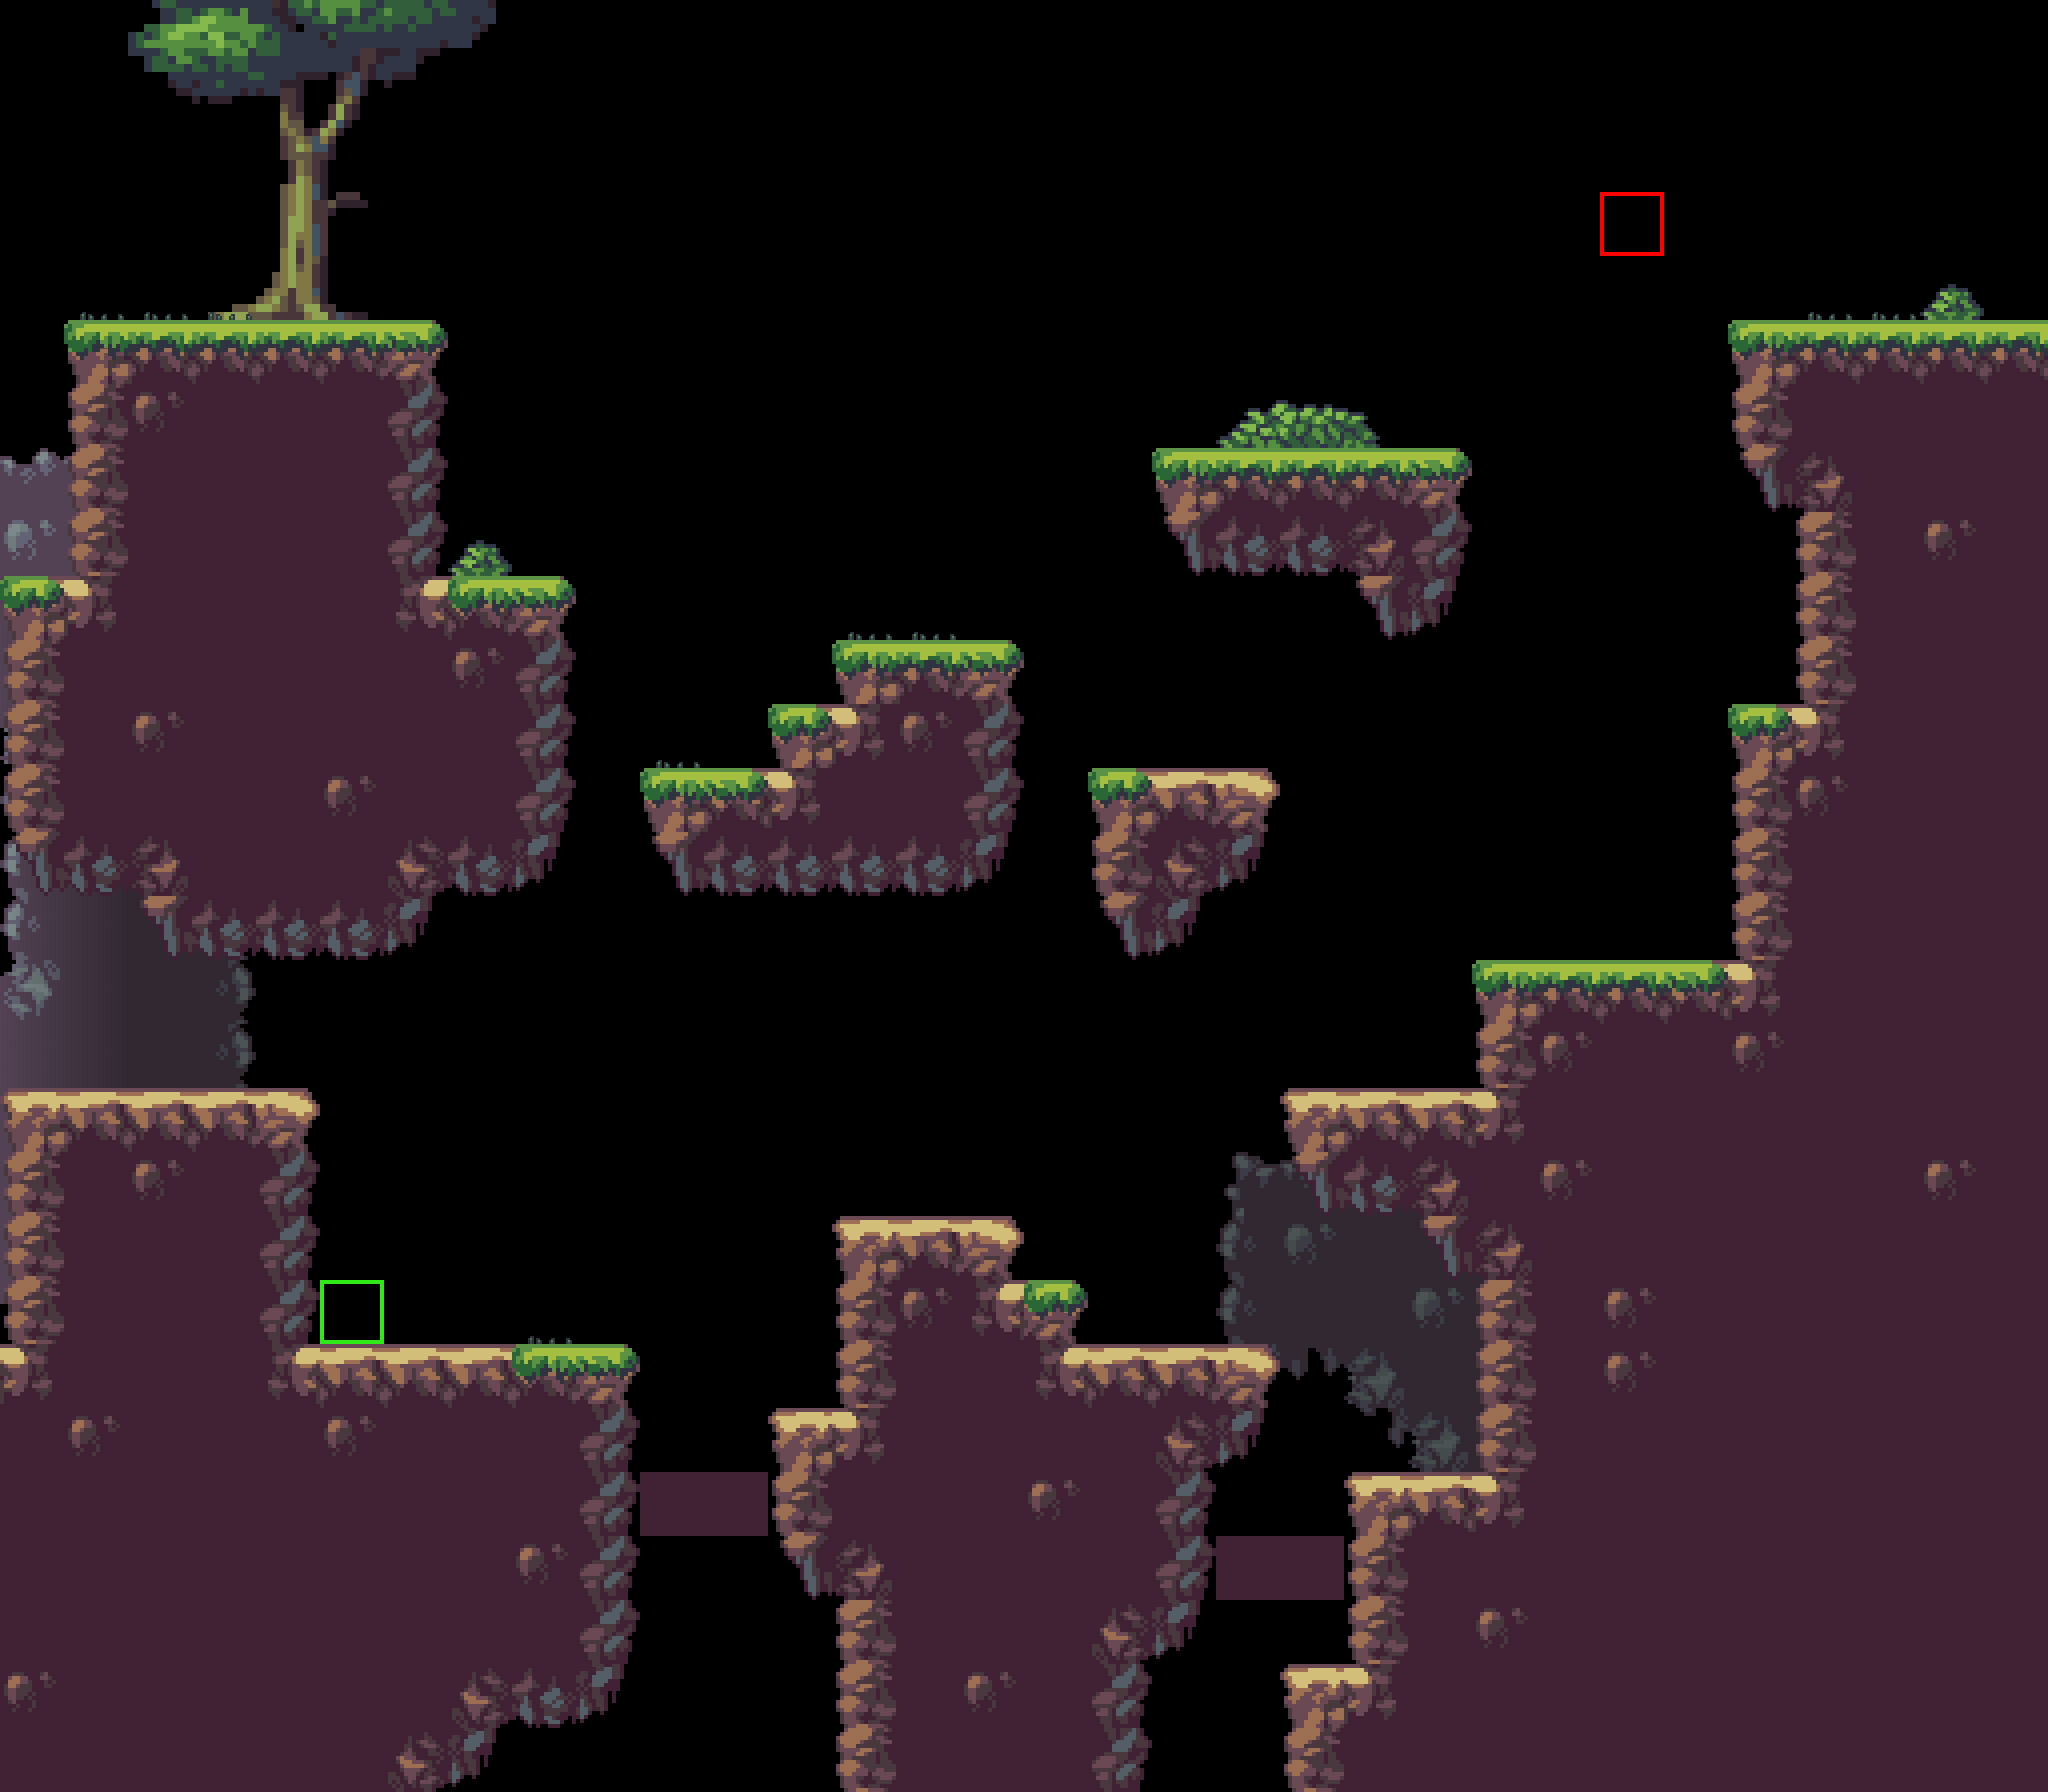

Tiled map render using the project's own tile images. Description and the map definition, with tile-layer contents summarised, below:
An orthogonal 32x28 tile map with 64x64 px tiles, 8 tile layers (bgTerrain, trees, bgDecoration, shadow, ...), 7 tilesets.

<map version="1.8" tiledversion="1.8.5" orientation="orthogonal" renderorder="right-down" width="32" height="28" tilewidth="64" tileheight="64" infinite="0" nextlayerid="9" nextobjectid="1">
 <editorsettings>
  <export target="../4/level4.csv" format="csv" />
 </editorsettings>
 <tileset firstgid="1" source="../tilesets/fgTerrainTiles.tsx" />
 <tileset firstgid="26" source="../tilesets/bgTerrainTiles.tsx" />
 <tileset firstgid="51" source="../tilesets/bgDecorationTiles.tsx" />
 <tileset firstgid="56" source="../tilesets/shadowTiles.tsx" />
 <tileset firstgid="71" source="../tilesets/grassTiles.tsx" />
 <tileset firstgid="75" source="../tilesets/playerTiles.tsx" />
 <tileset firstgid="77" source="../tilesets/treeTiles.tsx" />
 <layer id="6" name="bgTerrain" width="32" height="28">
  <data>[896 cells, 87 non-empty, 13 distinct tile ids]</data>
 </layer>
 <layer id="8" name="trees" width="32" height="28">
  <data>[896 cells, 1 non-empty, 1 distinct tile ids]</data>
 </layer>
 <layer id="5" name="bgDecoration" width="32" height="28">
  <data>[896 cells, 15 non-empty, 5 distinct tile ids]</data>
 </layer>
 <layer id="4" name="shadow" width="32" height="28">
  <data>[896 cells, 255 non-empty, 5 distinct tile ids]</data>
 </layer>
 <layer id="1" name="fgTerrain" width="32" height="28">
  <data>[896 cells, 436 non-empty, 14 distinct tile ids]</data>
 </layer>
 <layer id="3" name="grass" width="32" height="28">
  <data>[896 cells, 34 non-empty, 4 distinct tile ids]</data>
 </layer>
 <layer id="2" name="player" width="32" height="28">
  <data>[896 cells, 2 non-empty, 2 distinct tile ids]</data>
 </layer>
 <layer id="7" name="barrier" width="32" height="28">
  <data>[896 cells, 4 non-empty, 1 distinct tile ids]</data>
 </layer>
</map>